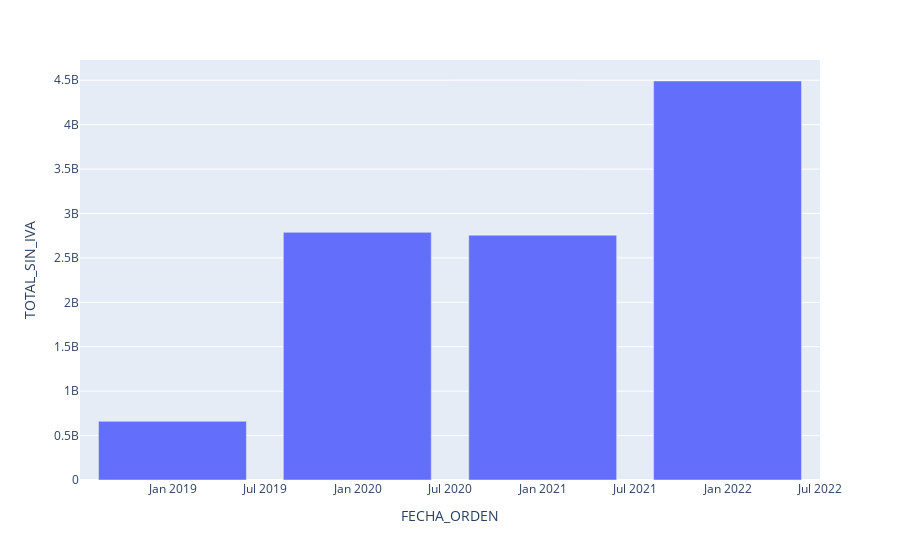

Here is the notebook cell this chart was saved with:
### Code cell
px.bar(df_Y, y='TOTAL_SIN_IVA')

### Figure 1 — Plotly figure (JSON) as saved in the notebook; plotly's stock layout.template omitted (floating-point values rounded to 4 significant figures)
{"data": [{"alignmentgroup": "True", "hovertemplate": "FECHA_ORDEN=%{x}<br>TOTAL_SIN_IVA=%{y}<extra></extra>", "legendgroup": "", "marker": {"color": "#636efa", "pattern": {"shape": ""}}, "name": "", "offsetgroup": "", "orientation": "v", "showlegend": false, "textposition": "auto", "type": "bar", "x": ["2018-12-31T00:00:00", "2019-12-31T00:00:00", "2020-12-31T00:00:00", "2021-12-31T00:00:00"], "xaxis": "x", "y": [660102848, 2787268864, 2755058176, 4491069952], "yaxis": "y"}], "layout": {"barmode": "relative", "legend": {"tracegroupgap": 0}, "margin": {"t": 60}, "xaxis": {"anchor": "y", "domain": [0, 1], "title": {"text": "FECHA_ORDEN"}}, "yaxis": {"anchor": "x", "domain": [0, 1], "title": {"text": "TOTAL_SIN_IVA"}}}}
